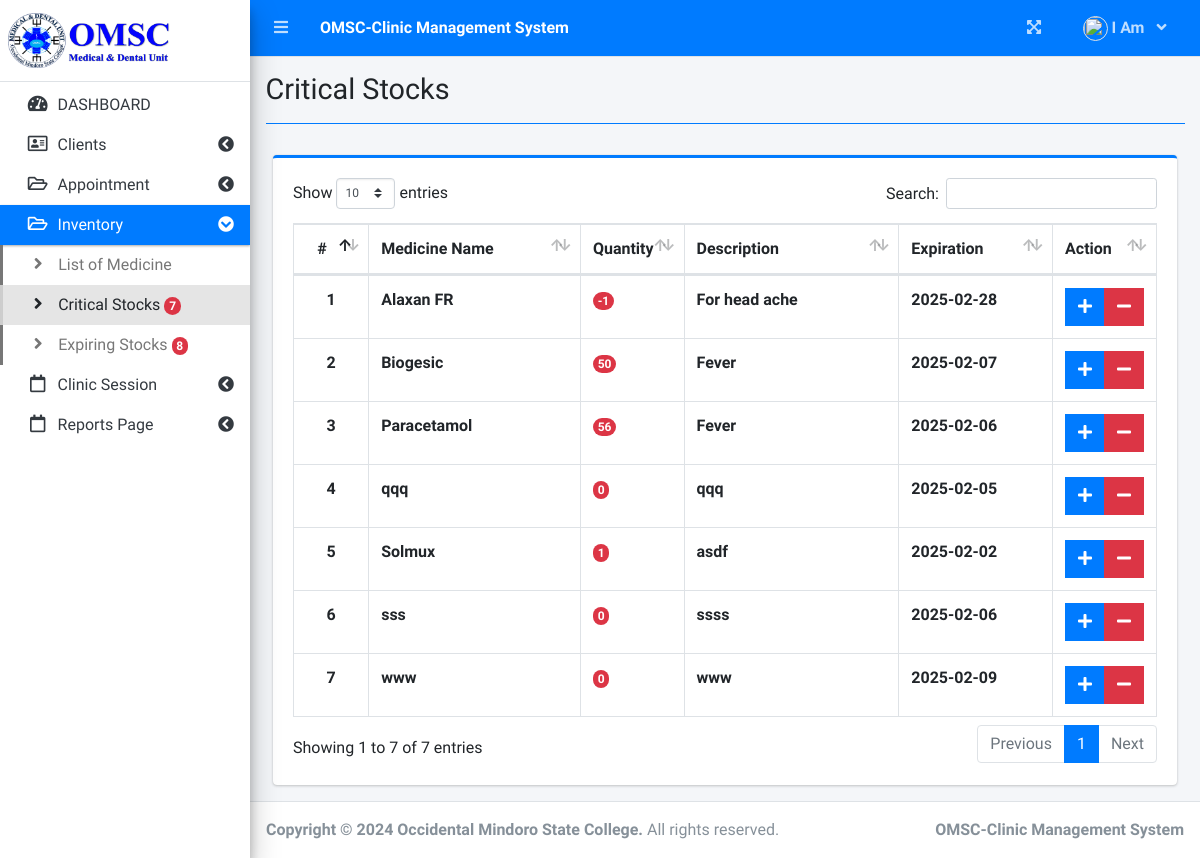
/index.php?page=critical_stocks (signed in), run on an earlier commit of the app's database.
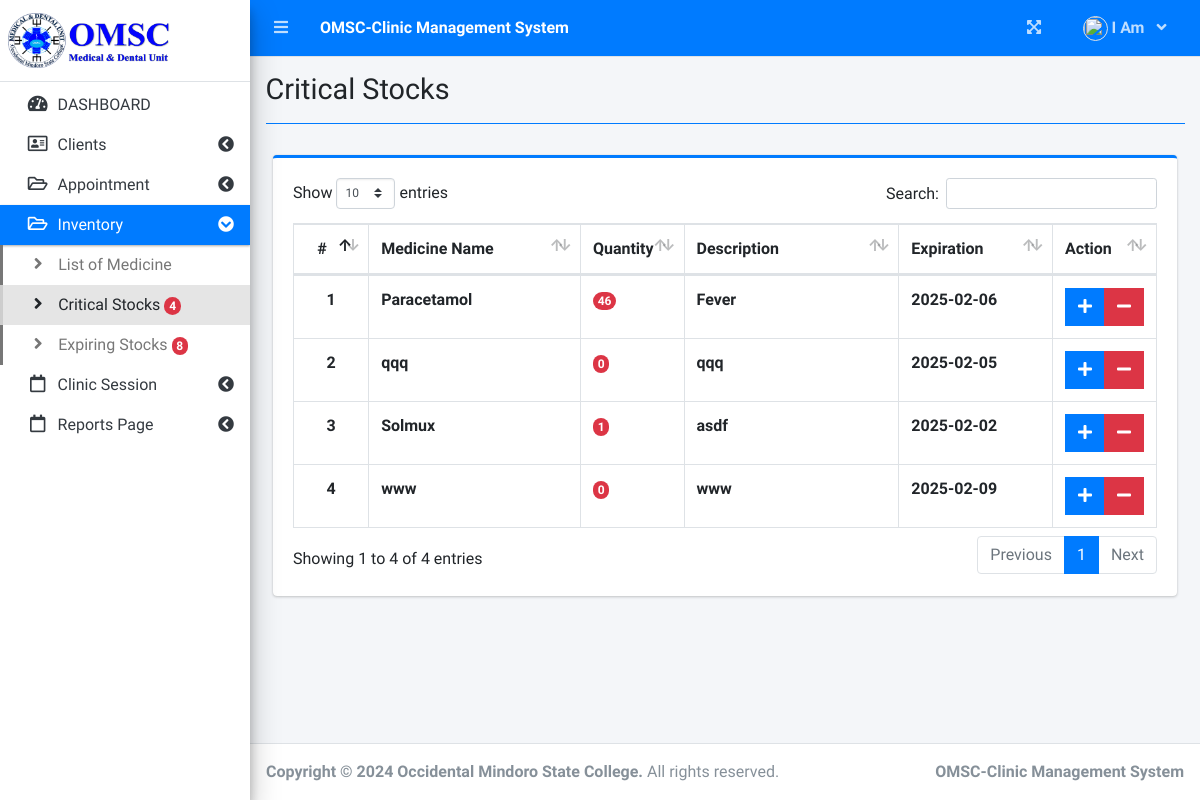
And on a later commit of the database.
### tables this page shows
CREATE TABLE `medicine_list` (
  `id` int(11) NOT NULL,
  `medicine` varchar(255) NOT NULL,
  `gname` varchar(255) NOT NULL,
  `description` varchar(255) NOT NULL,
  `quantity` int(255) NOT NULL DEFAULT 0,
  `expiration_date` date DEFAULT NULL,
  `expcontrol` int(255) NOT NULL
);

### critical_stocks.php (the view, shortened to what the changed rows need)
<?php include'db_connect.php' ?>
<div class="col-lg-12">
	<div class="card card-outline card-primary">
		<div class="card-body">
			<table class="table tabe-hover table-bordered" id="list">
				<colgroup>
					<col width="10%">
					<col width="30%">
					<col width="10%">
					<col width="30%">
					<col width="20%">
				</colgroup>
				<thead>
					<tr>
						<th class="text-center">#</th>
						<th>Medicine Name</th>
						<th>Quantity</th>
						<th>Description</th>
						<th>Expiration</th>
						<th>Action</th>
					</tr>
				</thead>
				<tbody>
					<?php
					$i = 1;
					$qry = $conn->query("SELECT * FROM medicine_list where quantity < 100 order by medicine asc ");
					while($row= $qry->fetch_assoc()):
					?>
					<tr>
						<th class="text-center"><?php echo $i++ ?></th>
						<td><b><?php echo $row['medicine'] ?></b></td>
						<td><b>
							<?php if($row['quantity'] < 100): ?>
								<p class="badge rounded-pill bg-danger text-light ms-4"><?php echo $row['quantity'] ?></p>
							<?php else: ?>
								<?php echo $row['quantity'] ?>
							<?php endif; ?>
						</b></td>
						<td><b><?php echo $row['description'] ?></b></td>
						<td><b><?php echo $row['expiration_date'] ?></b></td>
						<td class="text-center">
		                    <div class="btn-group">
		                        <a href="javascript:void(0)" data-id='<?php echo $row['id'] ?>' class="btn btn-primary btn-flat add_medicine">
		                          	<i class="fas fa-plus"></i>
		                        </a>
								<a href="javascript:void(0)" data-id='<?php echo $row['id'] ?>' class="btn btn-danger btn-flat sub_medicine">
									<i class="fas fa-minus"></i>
		                        </a>
	                      </div>
						</td>
					</tr>
				<?php endwhile; ?>
				</tbody>
			</table>
		</div>
	</div>
</div>

### sidebar.php (shortened to what the changed rows need)
<?php
$date = date('ymd');
$add = 100;
$cdate = $date + $add;
?>
<aside class="main-sidebar sidebar-light-primary elevation-4">
  <div class="dropdown">
 	<a href="./" class="brand-link">
   <img class="index_logo" src="images/logo.png" height=55px width=165px>
  </a>
  </div>
  <div class="sidebar pb-4 mb-4">
    <nav class="mt-2">
      <ul class="nav nav-pills nav-sidebar flex-column nav-flat" data-widget="treeview" role="menu" data-accordion="false">
        <?php if($_SESSION['login_type'] == 2): ?>
        <li class="nav-item">
          <a href="#" class="nav-link nav-edit_client">
            <i class="nav-icon far fa-address-card"></i>
            <p>
              Clients
              <i class="right fas fa-chevron-circle-left"></i>
            </p>
          </a>
          <ul class="nav nav-treeview">
            <li class="nav-item">
              <a href="./index.php?page=new_client" class="nav-link nav-new_client tree-item">
                <i class="fas fa-angle-right nav-icon"></i>
                <p>Add New Clients</p>
              </a>
            </li>
            <li class="nav-item">
              <a href="./index.php?page=client_list" class="nav-link nav-client_list tree-item">
                <i class="fas fa-angle-right nav-icon"></i>
                <p>List Clients</p>
              </a>
            </li>
          </ul>
        </li>
        <li class="nav-item">
          <a href="#" class="nav-link nav-edit_doctor_staff">
            <i class="nav-icon fas fa-user-md"></i>
            <p>
              Doctors/Staff
              <i class="right fas fa-chevron-circle-left"></i>
            </p>
          </a>
          <ul class="nav nav-treeview">
            <li class="nav-item">
              <a href="./index.php?page=new_doctor_staff" class="nav-link nav-new_doctor_staff tree-item">
                <i class="fas fa-angle-right nav-icon"></i>
                <p>Add New Doctors/Staff</p>
              </a>
            </li>
            <li class="nav-item">
              <a href="./index.php?page=doctor_staff_list" class="nav-link nav-doctor_staff_list tree-item">
                <i class="fas fa-angle-right nav-icon"></i>
                <p>List Doctors/Staff</p>
              </a>
            </li>
          </ul>
        </li>
        <li class="nav-item">
          <a href="#" class="nav-link nav-edit_user">
            <i class="nav-icon fas fa-users"></i>
            <p>
              Users
              <i class="right fas fa-chevron-circle-left"></i>
            </p>
          </a>
          <ul class="nav nav-treeview">
            <li class="nav-item">
              <a href="./index.php?page=new_user" class="nav-link nav-new_user tree-item">
                <i class="fas fa-angle-right nav-icon"></i>
                <p>Add New User</p>
              </a>
            </li>
            <li class="nav-item">
              <a href="./index.php?page=user_list" class="nav-link nav-user_list tree-item">
                <i class="fas fa-angle-right nav-icon"></i>
                <p>List of Users</p>
              </a>
            </li>
          </ul>
        </li>
        <li class="nav-item dropdown">
          <a href="./index.php?page=designation" class="nav-link nav-designation">
            <i class="nav-icon fas fa-id-card-alt"></i>
            <p>
              Designation
              <i class="right fas fa-chevron-circle-left"></i>
            </p>
          </a>
          <ul class="nav nav-treeview">
            <li class="nav-item">
              <a href="./index.php?page=designation_client" class="nav-link nav-designation_client tree-item">
                <i class="fas fa-angle-right nav-icon"></i>
                <p>Client</p>
              </a>
            </li>
            <li class="nav-item">
              <a href="./index.php?page=designation_clinic" class="nav-link nav-designation_clinic tree-item">
                <i class="fas fa-angle-right nav-icon"></i>
                <p>Clinic</p>
              </a>
            </li>
          </ul>
        </li>
        <li class="nav-item">
          <a href="./index.php?page=medicine" class="nav-link nav-medicine">
            <i class="nav-icon fas fa-pills"></i>
            <p>
              Medicines
            </p>
          </a>
        </li>
        <li class="nav-item dropdown">
          <a href="./index.php?page=campus" class="nav-link nav-campus">
            <i class="nav-icon fas fa-hospital-alt"></i>
            <p>
              Campuses
            </p>
          </a>
        </li>
        <?php elseif($_SESSION['login_type'] == 1): ?>
        <li class="nav-item">
          <a href="#" class="nav-link nav-edit_client">
            <i class="nav-icon far fa-address-card"></i>
            <p>
              Clients
              <i class="right fas fa-chevron-circle-left"></i>
            </p>
          </a>
        </li>
        <li class="nav-item">
          <a href="#" class="nav-link nav-#">
            <i class="nav-icon far fa-folder-open"></i>
            <p>
              Appointment
              <i class="right fas fa-chevron-circle-left"></i>
            </p>
          </a>
        </li>
        <li class="nav-item">
          <a href="#" class="nav-link nav-#">
            <i class="nav-icon far fa-folder-open"></i>
            <p>
              Inventory
              <i class="right fas fa-chevron-circle-left"></i>
            </p>
          </a>
          <ul class="nav nav-treeview">
            <li class="nav-item">
              <a href="./index.php?page=medicine_inventory" class="nav-link nav-medicine_inventory tree-item">
                <i class="fas fa-angle-right nav-icon"></i>
                <p>List of Medicine</p>
              </a>
            </li>
            <li class="nav-item">
              <a href="./index.php?page=critical_stocks" class="nav-link nav-critical_stocks tree-item">
                <i class="fas fa-angle-right nav-icon"></i>
                <p>Critical Stocks</p>
                <p class="badge rounded-pill bg-danger text-light ms-4"><?php echo $conn->query("SELECT * FROM medicine_list where quantity < 100 ")->num_rows; ?></p>
              </a>
            </li>
            <li class="nav-item">
              <a href="./index.php?page=expiring_stocks" class="nav-link nav-expiring_stocks tree-item">
                <i class="fas fa-angle-right nav-icon"></i>
                <p>Expiring Stocks</p>
                <p class="badge rounded-pill bg-danger text-light ms-4"><?php echo $conn->query("SELECT * FROM medicine_list WHERE expcontrol <= $cdate")->num_rows; ?></p>
              </a>
            </li>
          </ul>
        </li>
        <li class="nav-item dropdown">
          <a href="#" class="nav-link nav-#">
            <i class="nav-icon far fa-calendar"></i>
            <p>
              Clinic Session
              <i class="right fas fa-chevron-circle-left"></i>
            </p>
          </a>
        </li>
        <li class="nav-item dropdown">
          <a href="#" class="nav-link nav-#">
            <i class="nav-icon far fa-calendar"></i>
            <p>
              Reports Page
              <i class="right fas fa-chevron-circle-left"></i>
            </p>
          </a>
        </li>
        <?php endif; ?>
      </ul>
    </nav>
  </div>
</aside>

What changed in the data, as far as the page shows it:
no longer on this page (row edited): medicine_list: medicine "Alaxan FR", quantity "-1", description "For head ache", expiration_date "2025-02-28"
no longer on this page (row edited): medicine_list: medicine "Biogesic", quantity "50", description "Fever", expiration_date "2025-02-07"
no longer on this page (row edited): medicine_list: medicine "sss", quantity "0", description "ssss", expiration_date "2025-02-06"
changed medicine_list "Paracetamol": quantity "56" → "46"
Also different on the page:
text written by a page script: "Show entries Search: Showing 1 to 7 of 7 entries Previous 1 Next" → "Show entries Search: Showing 1 to 4 of 4 entries Previous 1 Next"
text no longer shown: "7"
text now shown: "4"
